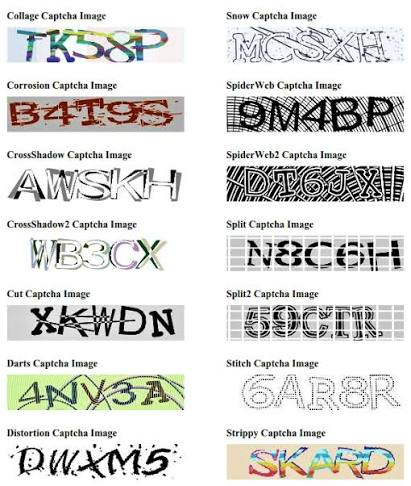
#> input picture reference/captchas1.jpg, 411 x 486 px
$ python tile_reference.py
#> lines starting #> are read from the running program, lines starting #| are printed output that depends on the picture
#!/usr/bin/env python3
"""Tile Carlo's four reference sheets into single-captcha PNGs (t-20261011-4e49).

Deterministic: same sheets in -> same tiles out (byte-identical PNGs; specs are
hard-coded pixel boxes measured on the committed JPGs). Tiles are NATIVE
RESOLUTION crops, never enhanced — the bench must meet the real pixels.

    python3 tools/tile_reference.py            # regenerate reference/tiles/
    python3 tools/tile_reference.py --check    # verify tiles match the spec (sha256)

Labels live in reference/labels.json and are authored by an agent who read the
tiles with certainty; tests/test_reference_pack.py enforces the pact between
the two.
"""
import argparse
import hashlib
import json
import os
from PIL import Image

HERE = os.path.dirname(os.path.abspath(__file__))
ROOT = os.path.dirname(HERE)
REF = os.path.join(ROOT, "reference")
TILES = os.path.join(REF, "tiles")

# captchas1.jpg 411x486: 2 cols x 7 rows of ~205x69.4px cells; each cell has a
# ~16px caption above the captcha strip.
SHEET1 = "captchas1.jpg"
NAMES1 = ["collage", "snow", "corrosion", "spiderweb", "crossshadow", "spiderweb2",
          "crossshadow2", "split", "cut", "split2", "darts", "stitch",
          "distortion", "strippy"]

# captchas2.jpg 609x503: four stacked tutorial panels, x=10..495 (the ✓/✗ grade
# column starts at x≈495). Panel 1 is a composite: a tiny plate photo on the
# left and the solver's printed answer on the right — two tiles.
PANELS2 = [
    ("p1-photo",  (0,   8, 246, 107)),
    ("p1-digits", (250, 8, 492, 107)),
    ("p2-paypal", (0, 110, 492, 264)),
    ("p3-dark",   (0, 266, 492, 396)),
    ("p4-noise",  (0, 398, 495, 502)),
]

# captchas3.jpg 350x329: 2 cols x 6 rows of 175x54.83px cells, no captions.
SHEET3 = "captchas3.jpg"

# Screenshot 2026-10-09 211136.png 1026x425: one live captcha in the solver UI.
SHOT = ("Screenshot 2026-10-09 211136.png", (205, 20, 460, 110))


def _grid(img, nx, ny, names, caption_px, margin, caption_overrides=None):
    W, H = img.size
    cw, ch = W / nx, H / ny
    for r in range(ny):
        cap = (caption_overrides or {}).get(r, caption_px)
        for c in range(nx):
            box = (int(c * cw) + margin,
                   int(r * ch) + cap + margin,
                   int((c + 1) * cw) - margin,
                   int((r + 1) * ch) - margin)
            yield names[r * nx + c], img.crop(box)


def tile_spec():
    """Yields (relpath, Image) for every tile, in stable order."""
    img1 = Image.open(os.path.join(REF, SHEET1)).convert("RGB")
    for name, t in _grid(img1, 2, 7, NAMES1, caption_px=20, margin=2,
                           caption_overrides={6: 22}):
        yield os.path.join("captchas1", f"{name}.png"), t
    img2 = Image.open(os.path.join(REF, "captchas2.jpg")).convert("RGB")
    for name, box in PANELS2:
        yield os.path.join("captchas2", f"{name}.png"), img2.crop(box)
    img3 = Image.open(os.path.join(REF, SHEET3)).convert("RGB")
    names3 = [f"t{i:02d}" for i in range(1, 13)]
    for name, t in _grid(img3, 2, 6, names3, caption_px=0, margin=1):
        yield os.path.join("captchas3", f"{name}.png"), t
    fname, box = SHOT
    img4 = Image.open(os.path.join(REF, fname)).convert("RGB")
    yield os.path.join("screenshot", "live-captcha.png"), img4.crop(box)


def sha256(p):
    with open(p, "rb") as fh:
        return hashlib.sha256(fh.read()).hexdigest()


def main():
    ap = argparse.ArgumentParser()
    ap.add_argument("--check", action="store_true",
                    help="verify on-disk tiles match what the spec generates")
    args = ap.parse_args()

    if args.check:
        mismatches = []
        for rel, img in tile_spec():
            path = os.path.join(TILES, rel)
            if not os.path.exists(path):
                mismatches.append(f"missing: {rel}")
                continue
            import io
            buf = io.BytesIO()
            img.save(buf, "PNG")
            if hashlib.sha256(buf.getvalue()).hexdigest() != sha256(path):
                mismatches.append(f"different bytes: {rel}")
        if mismatches:
            print("\n".join(mismatches))
            raise SystemExit(1)
        print(f"OK: all {len(list(tile_spec()))} tiles match the spec")
        return

    manifest = {}
    for rel, img in tile_spec():
        path = os.path.join(TILES, rel)
        os.makedirs(os.path.dirname(path), exist_ok=True)
        img.save(path, "PNG")
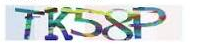
#> saved as collage.png: PIL image 201x45 RGB; mean R, G, B 209.7, 216.1, 215.7
        manifest["tiles/" + rel.replace(os.sep, "/")] = sha256(path)
    with open(os.path.join(TILES, "manifest.sha256.json"), "w") as fh:
        json.dump(manifest, fh, indent=2, sort_keys=True)
        fh.write("\n")
    print(f"wrote {len(manifest)} tiles + manifest")


if __name__ == "__main__":
    main()
